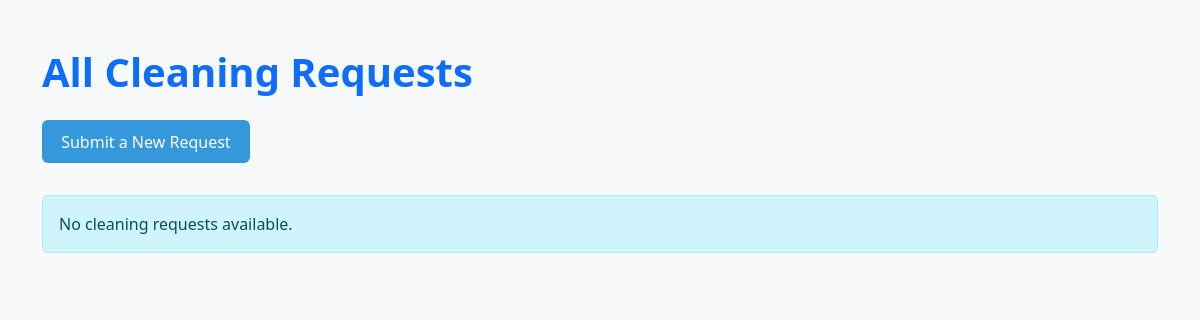
Before: /requests/requests/ with the older database file.
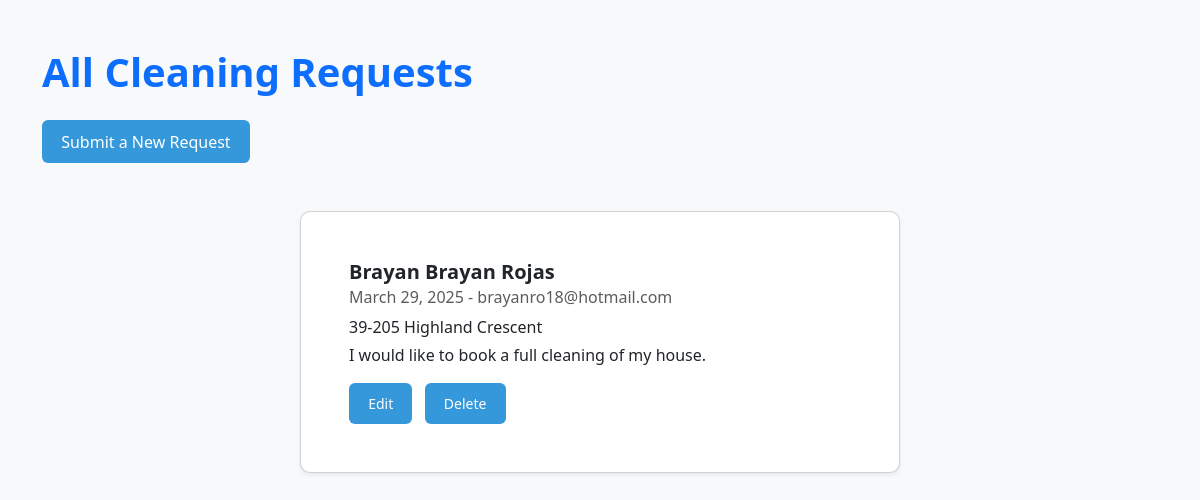
After: the same page with the newer database file.
### services/models.py (models this page shows, shortened)
class CleaningRequest(models.Model):
    customer_name = models.CharField(max_length=100)
    address = models.TextField()
    service_date = models.DateField()
    email = models.EmailField()
    notes = models.TextField(blank=True)
    created_at = models.DateTimeField(auto_now_add=True)

### services/views.py (the view)
# urls.py: path('', lambda request: redirect('request_list')),  # <--- This line redirects root to /requests/
def request_list(request):
    requests = CleaningRequest.objects.all()
    return render(request, 'services/request_list.html', {'requests': requests})

### services/templates/services/request_list.html (shortened to what this page needs)
{% load static %}
<!DOCTYPE html>
<html>
<head>
    <link rel="stylesheet" href="https://cdn.jsdelivr.net/npm/bootstrap@5.3.0/dist/css/bootstrap.min.css">
    <link rel="stylesheet" href="{% static 'style.css' %}">
</head>
<body class="bg-light">
    <div class="container my-5">
        <h1 class="mb-4 text-primary fw-bold">All Cleaning Requests</h1>
        <p><a class="btn btn-primary mb-3" href="{% url 'request_create' %}">Submit a New Request</a></p>
        {% if requests %}
            {% for request in requests %}
                <div class="card mb-3 shadow-sm">
                    <div class="card-body">
                        <h5 class="card-title fw-bold">{{ request.customer_name }}</h5>
                        <h6 class="card-subtitle mb-2 text-muted">{{ request.service_date }} - {{ request.email }}</h6>
                        <p class="card-text mb-1">{{ request.address }}</p>
                        <p class="card-text">{{ request.notes }}</p>
                        <a href="{% url 'request_update' request.id %}" class="btn btn-sm btn-outline-primary me-2">Edit</a>
                        <a href="{% url 'request_delete' request.id %}" class="btn btn-sm btn-outline-danger">Delete</a>
                    </div>
                </div>
            {% endfor %}
        {% else %}
            <div class="alert alert-info">No cleaning requests available.</div>
        {% endif %}
    </div>
</body>
</html>

### services/static/services/style.css (style rules this page uses)
.card { background: #ffffff; padding: 2rem; border-radius: 10px; max-width: 600px; margin: 2rem auto; box-shadow: 0 2px 12px rgba(0,0,0,0.05); }
.btn { background-color: #3498db; color: white; padding: 0.6rem 1.2rem; border: none; border-radius: 6px; cursor: pointer; }

Changed rows visible on the page:
added CleaningRequest: customer_name "Brayan Brayan Rojas", service_date "March 29, 2025", email "brayanro18@hotmail.com", address "39-205 Highland Crescent", notes "I would like to book a full cleaning of my house."
Other visible differences:
text no longer shown: "No cleaning requests available."
